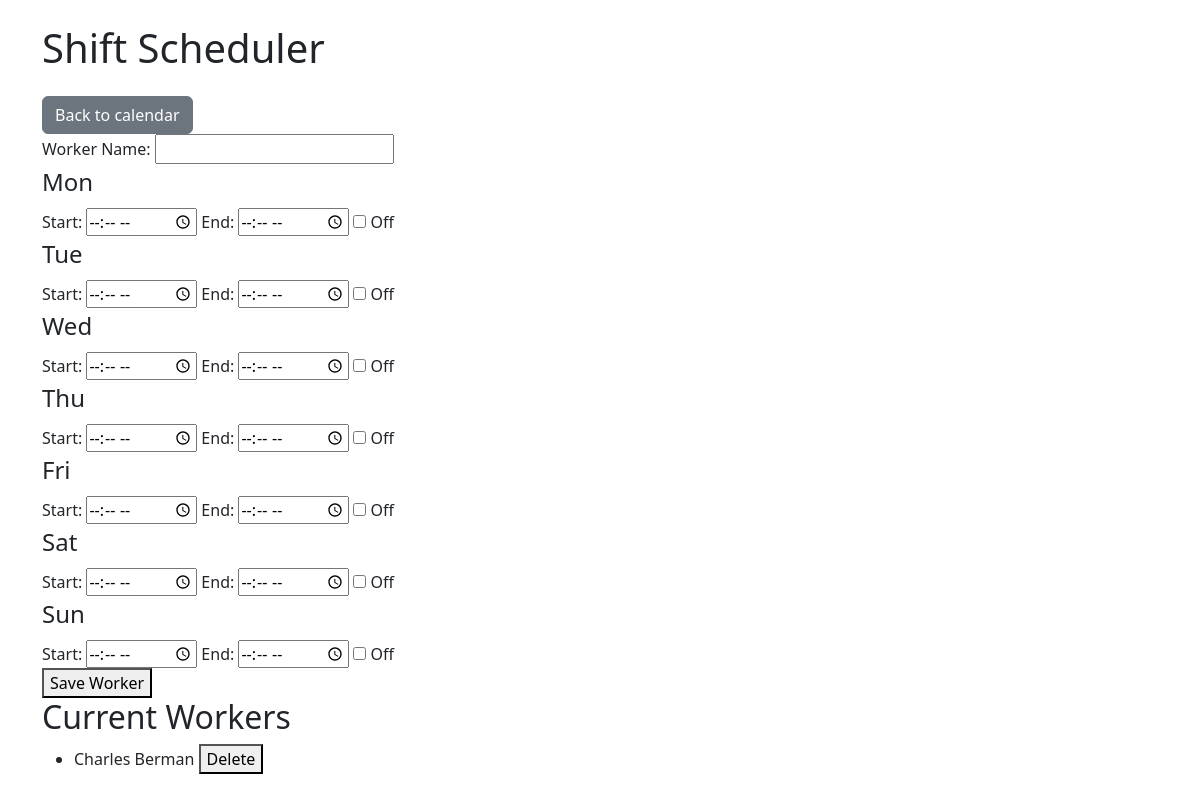
Before: /add_worker with the older database file.
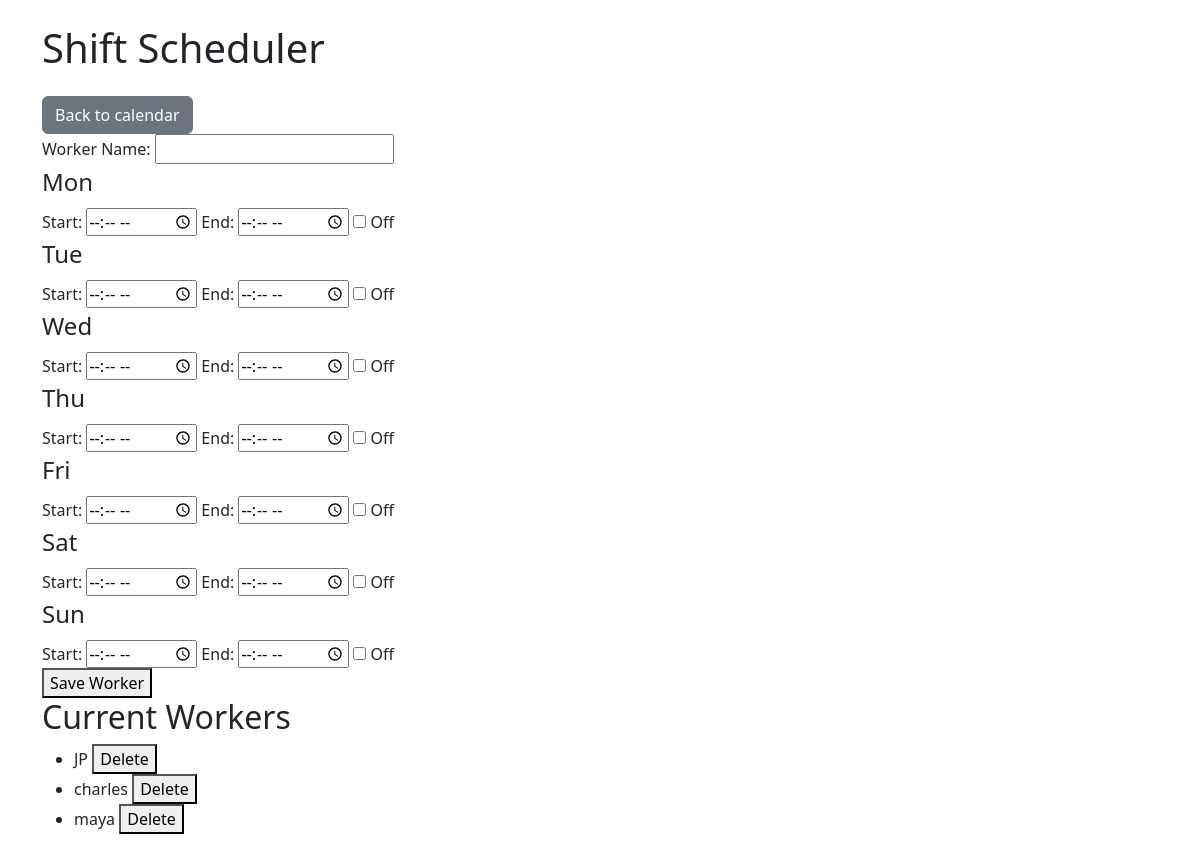
After: the same page with the newer database file.
### app.py (models this page shows)
class Worker(db.Model):
    id = db.Column(db.Integer, primary_key=True)
    name = db.Column(db.String(50), nullable=False)
    shifts = db.relationship('Shift', backref='worker', cascade="all, delete-orphan", passive_deletes=True)
    availability = db.Column(db.String, nullable=True)

### app.py (the view, shortened to what this page needs)
@app.route('/add_worker', methods=['GET', 'POST'])
def add_worker():
    workers = Worker.query.order_by(Worker.name).all()
    return render_template('manage_workers.html', workers=workers)

### app.py (called while the page is built)
@event.listens_for(Engine, "connect")
def set_sqlite_pragma(dbapi_connection, connection_record):
    if isinstance(dbapi_connection, sqlite3.Connection):
        cursor = dbapi_connection.cursor()
        cursor.execute("PRAGMA foreign_keys=ON;")
        cursor.close()

### templates/manage_workers.html (shortened to what this page needs)
{% extends "base.html" %}
{% block content %}
<html>
<head>
    <a href="{{ url_for('calendar_view') }}" class="btn btn-secondary">Back to calendar</a>
</head>
<body>
    <form method="POST">
        <label for="name">Worker Name:</label>
        <input type="text" name="name" required><br>
        {% for day in ['Mon', 'Tue', 'Wed', 'Thu', 'Fri', 'Sat', 'Sun'] %}
            <fieldset>
                <legend>{{ day }}</legend>
                <label>Start:</label>
                <input type="time" name="{{ day.lower() }}_start">
                <label>End:</label>
                <input type="time" name="{{ day.lower() }}_end">
                <label>
                    <input type="checkbox" name="{{ day.lower() }}_off"> Off
                </label>
            </fieldset>
        {% endfor %}
        <button type="submit">Save Worker</button>
    </form>
    <h2>Current Workers</h2>
    <ul>
        {% for worker in workers %}
            <li>
                {{ worker.name }}
                <form method="post" action="{{ url_for('delete_worker', worker_id=worker.id) }}" style="display:inline;">
                    <button type="submit" onclick="return confirm('Delete {{ worker.name }}?')">Delete</button>
                </form>
            </li>
        {% endfor %}
    </ul>
</body>
</html>
{% endblock %}

Changed rows visible on the page:
removed Worker: name "Charles Berman"
added Worker: name "JP"
added Worker: name "charles"
added Worker: name "maya"
